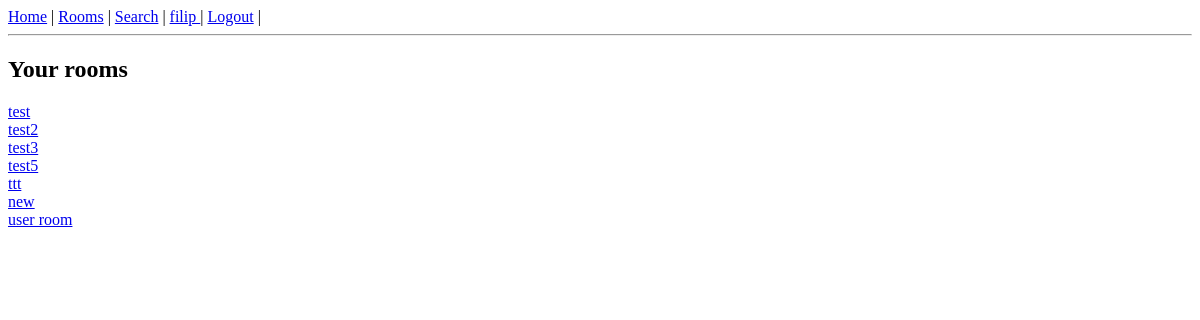
Before: /user/filip/your-rooms (signed in) with the older database file.
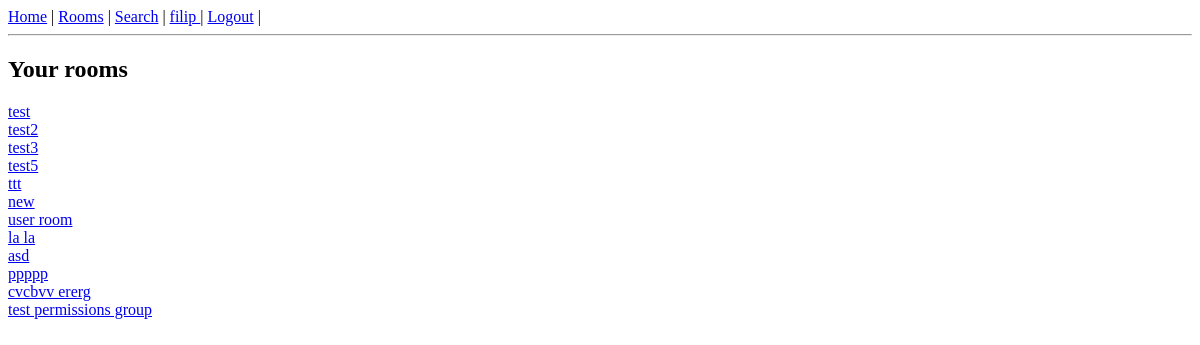
After: the same page with the newer database file.
### viperchat/models.py (models this page shows, shortened)
class Room(models.Model):
    id = models.UUIDField(
        default=uuid.uuid4,
        unique=True,
        primary_key=True,
        editable=False
    )
    name = models.CharField(max_length=155, unique=True)
    description = models.TextField()
    users = models.ManyToManyField(User, blank=True)
    creator = models.ForeignKey(User, on_delete=models.CASCADE, related_name='creator')
    is_private = models.BooleanField(default=False)
    class Meta:
        permissions = [
            ("delete_user_from_room", "Can delete user from room"),
            ("display_room_data", "Can see room details"),
        ]

### viperchat/views.py (the view)
# urls.py: path('user/<slug:username>/your-rooms', vchat.UserOwnRooms.as_view(), name='logged_user_rooms'),
class UserOwnRooms(LoginRequiredMixin, ListView):
    model = Room
    context_object_name = "user_rooms"
    template_name = 'viperchat/user_own_rooms.html'
    def get_queryset(self):
        logged_user = self.request.user
        rooms = Room.objects.filter(users=logged_user)
        return rooms

### templates/viperchat/user_own_rooms.html (shortened to what this page needs)
{% extends 'viperchat/base.html' %}
{% block content %}
<h2>Your rooms</h2>
{% for room in user_rooms %}
<a href="{% url 'room_detail' room.pk %}">{{ room.name }}</a><br>
{% endfor %}
{% endblock %}

Changed rows visible on the page:
added Room: name "la la"
added Room: name "asd"
added Room: name "ppppp"
added Room: name "cvcbvv ererg"
added Room: name "test permissions group"
